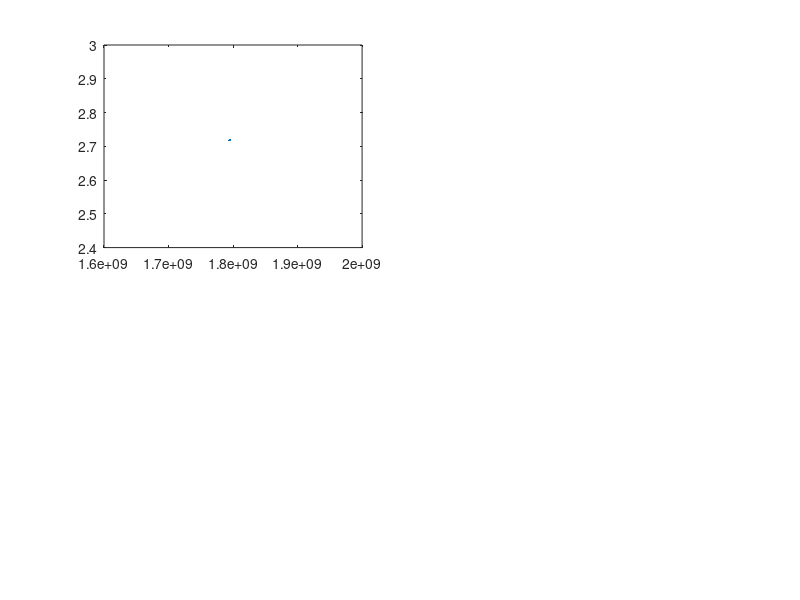

This chart was generated by the following MATLAB code: (Note: this script raises an error after producing the figure.)
hold off
clf

% position error in the base frame
  subplot(2,2,1)
  plot(time, e);
  axis([0 t_d -6e-2 6e-2]);
  %set(gca,'fontname','Times','fontsize',12,'fontweight','normal');
  xlabel('[s]');
  ylabel('[m]');
  title('pos error');
  pt(1) = text(1.5, 0.042,'x');
  pt(2) = text(1.5, -0.026,'y');

% contact force in the base frame
  subplot(2,2,2)
  plot(time, f_e);
  axis([0 t_d -550 550]);
  %set(gca,'fontname','Times','fontsize',12,'fontweight','normal');
  xlabel('[s]');
  ylabel('[N]');
  title('force');
  pt(3) = text(1.5, 235,'x');
  pt(4) = text(1.5, -100,'y');


% position error in the rotated base frame
  ec = e*R_c;
  subplot(2,2,3)
  plot(time, ec);
  axis([0 t_d -6e-2 6e-2]);
  set(gca,'fontname','Times','fontsize',12,'fontweight','normal');
  xlabel('[s]');
  ylabel('[m]');
  title('pos error');
  pt(5) = text(1.5, 0.007,'x_c');
  pt(6) = text(1.5, -0.043,'y_c');

% contact force in the rotated base frame
  f_ec = f_e*R_c;
  subplot(2,2,4)
  plot(time, f_ec);
  axis([0 t_d -550 550]);
  %set(gca,'fontname','Times','fontsize',12,'fontweight','normal');
  xlabel('[s]');
  ylabel('[N]');
  title('force');
  pt(7) = text(1.5, 60,'x_c');
  pt(8) = text(1.5, -170,'y_c');
  

   %for i=1:8,
   %    set(pt(i),'fontname','Times','fontsize',12,'fontweight','normal');
   %end